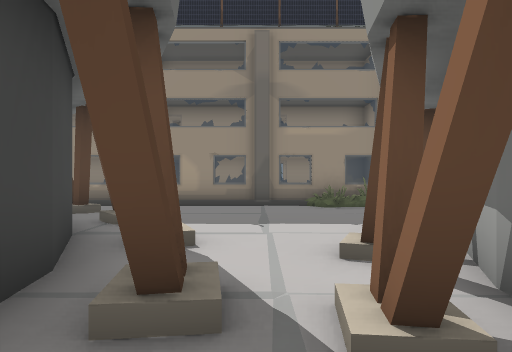
[1] (above)

19 first-person views from a walk through a Unity game level. The camera is 1.5 m above the floor, looks level and sees 70° across. The floor is counted in squares, 2 m on a side. Each view is taken from the middle of a square. On the plan, view 1 faces up. The plan holds only what a view shows up to about 11 squares ahead; the rest is blank. The place goes on beyond the plan. Some surface patterns are stand-ins.

[2]
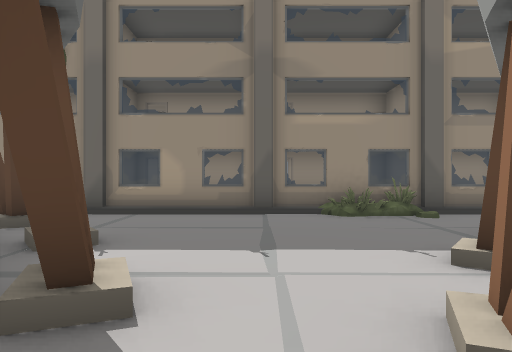

[3]
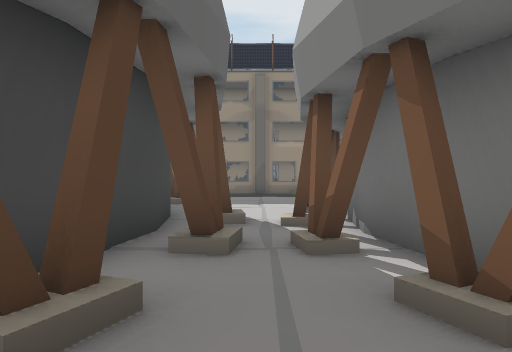

[4]
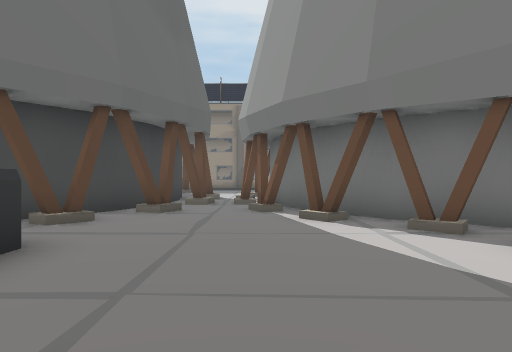

[5]
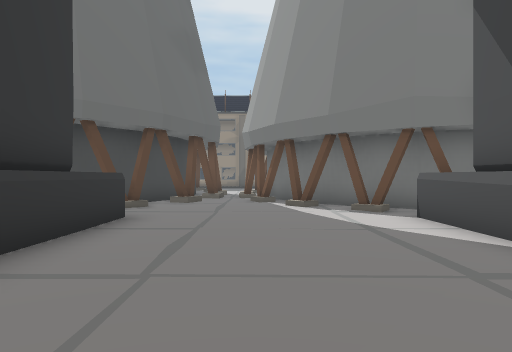

[6]
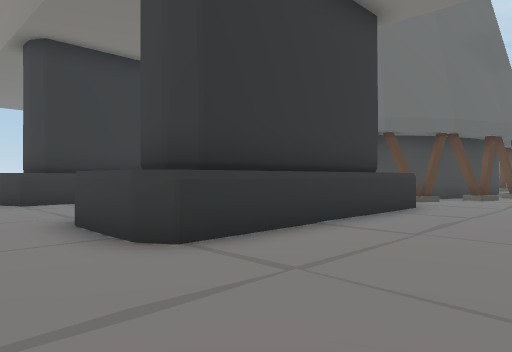

[7]
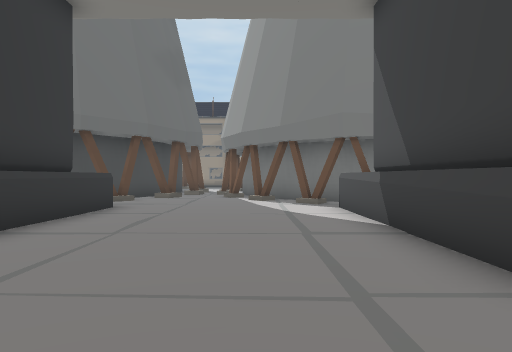

[8]
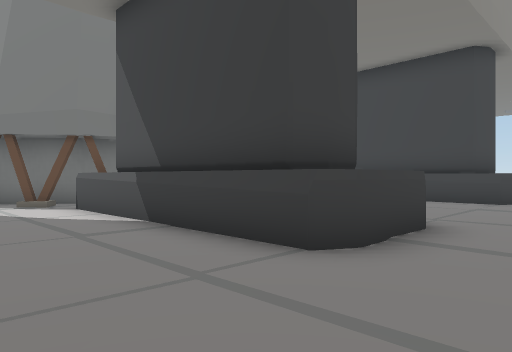

[9]
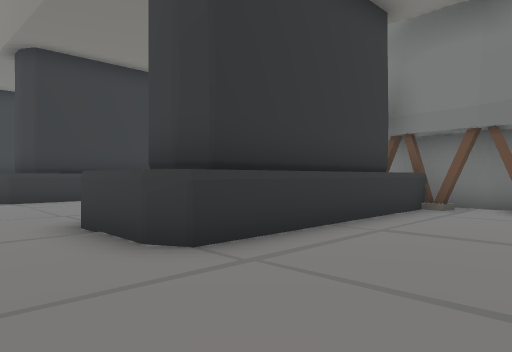

[10]
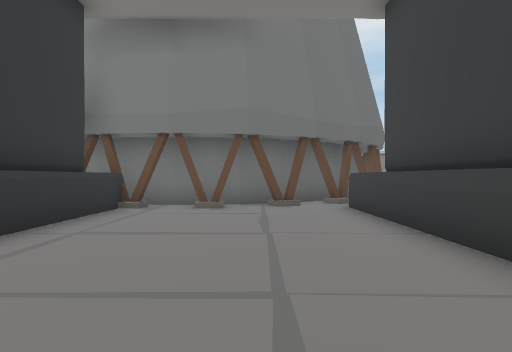

[11]
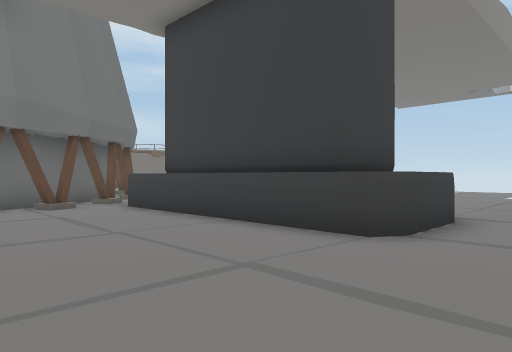

[12]
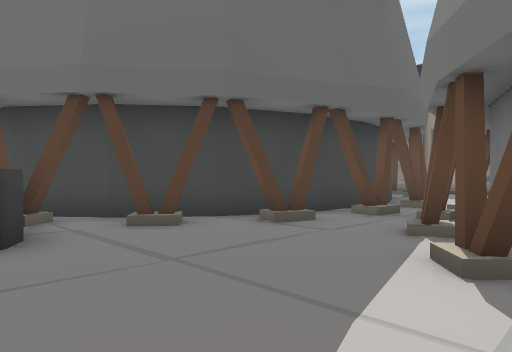

[13]
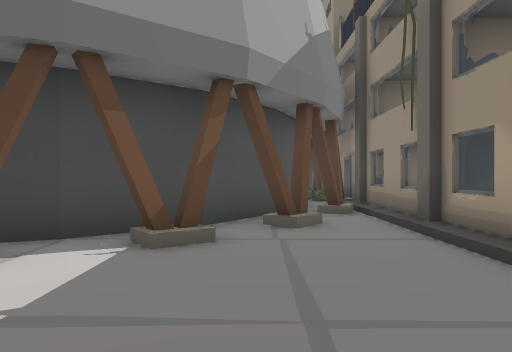

[14]
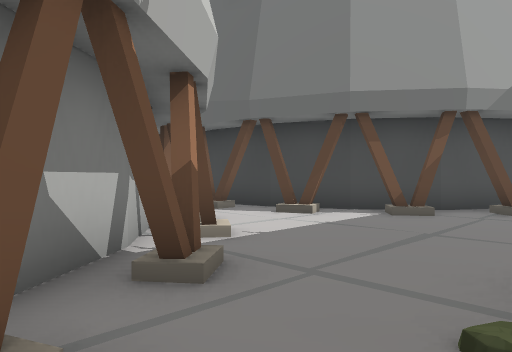

[15]
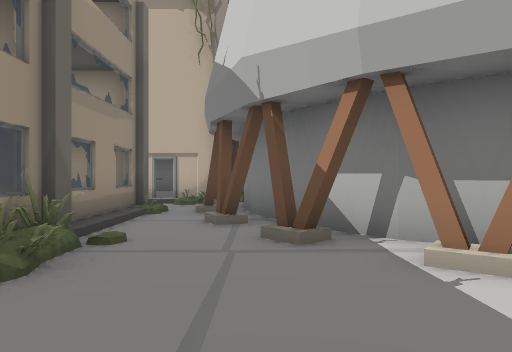

[16]
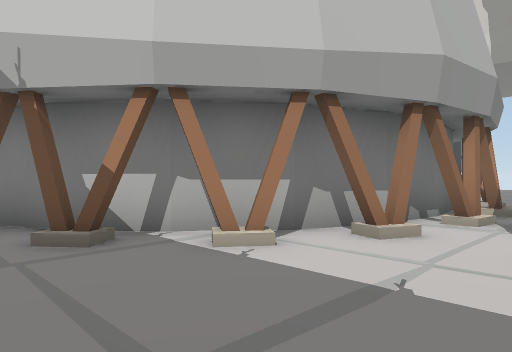

[17]
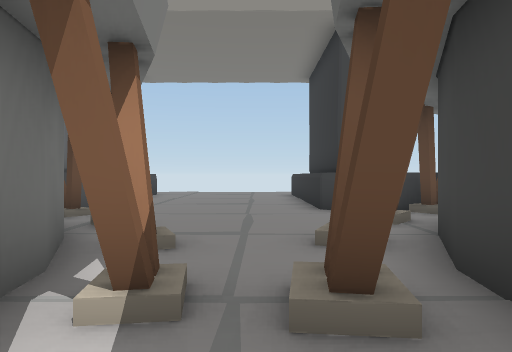

[18]
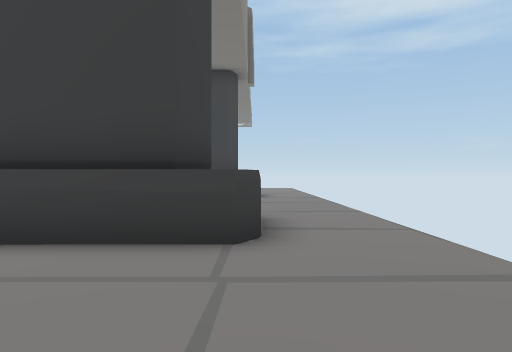

[19]
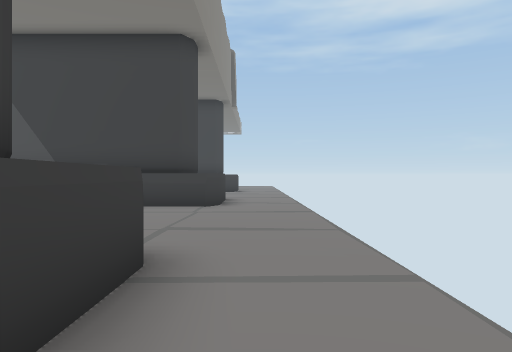

### Floor plan
Key: @ floor where view 1 was taken; # wall or solid block; . main floor; : floor 0.25 m higher than the main floor; / step, stairs or slope; = window, fence, low wall or low ledge; ^ raised ledge.
Columns run from 9 left of view 1 to 20 right of it. Each row starts with its distance up from view 1.
 10    #######=######
  9    #///////=##..#
  8    ###..........#
  7     ##.......####
  6      #.#....###
  5      ##....###
  4       ###..##
  3        #..##
  2        #..##
  1        #...#
  0        #.@##
 -1        #...#
 -2       ###.:##
 -3      ##....###
 -4      #.#.....##     ##
 -5      #.......## ######.
 -6      ###......###.###.#
 -7        #.....####.....#
 -8        #.....###......^
 -9        #.....###......#
-10        #.....###......#
-11 #      #.....###......#
-12 #...  ##.....###......##  ....
-13 #....###......##......##......
-14    .......................
-15       ...............

Where each view was taken, in squares from view 1:
view 1: 0 up, 0 right, facing up
view 2: 2 up, 0 right, facing up
view 3: 4 down, 0 right, facing up
view 4: 10 down, 1 right, facing up
view 5: 13 down, 1 right, facing up
view 6: 15 down, 2 right, facing up-left
view 7: 15 down, 2 right, facing up
view 8: 15 down, 1 right, facing up-right
view 9: 15 down, 10 right, facing up-left
view 10: 15 down, 10 right, facing up
view 11: 15 down, 8 right, facing up-right
view 12: 7 down, 3 right, facing up-left
view 13: 7 up, 2 right, facing left
view 14: 9 up, 5 right, facing down-left
view 15: 7 up, 1 left, facing right
view 16: 8 up, 1 left, facing down-right
view 17: 2 up, 0 right, facing down
view 18: 13 down, 0 right, facing right
view 19: 14 down, 5 left, facing right
